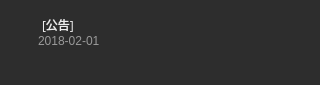
<?xml version="1.0" encoding="UTF-8"?>
<ui version="4.0">
 <class>NoticeItem</class>
 <widget class="QWidget" name="NoticeItem">
  <property name="geometry">
   <rect>
    <x>0</x>
    <y>0</y>
    <width>320</width>
    <height>85</height>
   </rect>
  </property>
  <property name="minimumSize">
   <size>
    <width>320</width>
    <height>0</height>
   </size>
  </property>
  <property name="maximumSize">
   <size>
    <width>320</width>
    <height>16777215</height>
   </size>
  </property>
  <property name="windowTitle">
   <string>NoticeItem</string>
  </property>
  <property name="styleSheet">
   <string notr="true">QWidget#NoticeItem{
	background-color: rgb(45, 45, 45);
}</string>
  </property>
  <layout class="QHBoxLayout" name="horizontalLayout">
   <property name="spacing">
    <number>0</number>
   </property>
   <property name="leftMargin">
    <number>18</number>
   </property>
   <property name="topMargin">
    <number>14</number>
   </property>
   <property name="rightMargin">
    <number>18</number>
   </property>
   <item>
    <layout class="QVBoxLayout" name="verticalLayout">
     <property name="spacing">
      <number>0</number>
     </property>
     <property name="topMargin">
      <number>7</number>
     </property>
     <item>
      <widget class="QLabel" name="labelIcon">
       <property name="minimumSize">
        <size>
         <width>11</width>
         <height>11</height>
        </size>
       </property>
       <property name="maximumSize">
        <size>
         <width>11</width>
         <height>11</height>
        </size>
       </property>
       <property name="styleSheet">
        <string notr="true">border-image: url(:/button/images/notice.png);</string>
       </property>
       <property name="text">
        <string/>
       </property>
      </widget>
     </item>
     <item>
      <spacer name="verticalSpacer">
       <property name="orientation">
        <enum>Qt::Vertical</enum>
       </property>
       <property name="sizeHint" stdset="0">
        <size>
         <width>20</width>
         <height>40</height>
        </size>
       </property>
      </spacer>
     </item>
    </layout>
   </item>
   <item>
    <layout class="QVBoxLayout" name="verticalLayout_2">
     <property name="spacing">
      <number>0</number>
     </property>
     <item>
      <widget class="QTextEdit" name="textEdit">
       <property name="minimumSize">
        <size>
         <width>278</width>
         <height>20</height>
        </size>
       </property>
       <property name="maximumSize">
        <size>
         <width>278</width>
         <height>20</height>
        </size>
       </property>
       <property name="font">
        <font>
         <family>微软雅黑</family>
         <pointsize>-1</pointsize>
         <weight>50</weight>
         <italic>false</italic>
         <bold>false</bold>
        </font>
       </property>
       <property name="styleSheet">
        <string notr="true">QTextEdit{
font: 12px &quot;微软雅黑&quot;;
	color: rgb(236, 236, 236);
background-color: rgb(45, 45, 45);
	border: 0px;
}</string>
       </property>
       <property name="verticalScrollBarPolicy">
        <enum>Qt::ScrollBarAlwaysOff</enum>
       </property>
       <property name="horizontalScrollBarPolicy">
        <enum>Qt::ScrollBarAlwaysOff</enum>
       </property>
       <property name="undoRedoEnabled">
        <bool>false</bool>
       </property>
       <property name="readOnly">
        <bool>true</bool>
       </property>
       <property name="html">
        <string>&lt;!DOCTYPE HTML PUBLIC &quot;-//W3C//DTD HTML 4.0//EN&quot; &quot;http://www.w3.org/TR/REC-html40/strict.dtd&quot;&gt;
&lt;html&gt;&lt;head&gt;&lt;meta name=&quot;qrichtext&quot; content=&quot;1&quot; /&gt;&lt;style type=&quot;text/css&quot;&gt;
p, li { white-space: pre-wrap; }
&lt;/style&gt;&lt;/head&gt;&lt;body style=&quot; font-family:'微软雅黑'; font-size:12px; font-weight:400; font-style:normal;&quot;&gt;
&lt;p style=&quot; margin-top:0px; margin-bottom:0px; margin-left:0px; margin-right:0px; -qt-block-indent:0; text-indent:0px;&quot;&gt;&lt;span style=&quot; font-family:'SimSun'; font-size:9pt;&quot;&gt;[公告] &lt;/span&gt;&lt;/p&gt;&lt;/body&gt;&lt;/html&gt;</string>
       </property>
       <property name="textInteractionFlags">
        <set>Qt::TextSelectableByMouse</set>
       </property>
      </widget>
     </item>
     <item>
      <widget class="QLabel" name="label_data">
       <property name="sizePolicy">
        <sizepolicy hsizetype="Preferred" vsizetype="Fixed">
         <horstretch>0</horstretch>
         <verstretch>0</verstretch>
        </sizepolicy>
       </property>
       <property name="styleSheet">
        <string notr="true">color:rgba(153,153,153,255);
font: 12px &quot;微软雅黑&quot;;</string>
       </property>
       <property name="text">
        <string>2018-02-01</string>
       </property>
      </widget>
     </item>
     <item>
      <spacer name="verticalSpacer_2">
       <property name="orientation">
        <enum>Qt::Vertical</enum>
       </property>
       <property name="sizeHint" stdset="0">
        <size>
         <width>20</width>
         <height>40</height>
        </size>
       </property>
      </spacer>
     </item>
    </layout>
   </item>
  </layout>
 </widget>
 <layoutdefault spacing="6" margin="11"/>
 <resources>
  <include location="../../Project/MainUI.qrc"/>
 </resources>
 <connections/>
</ui>
